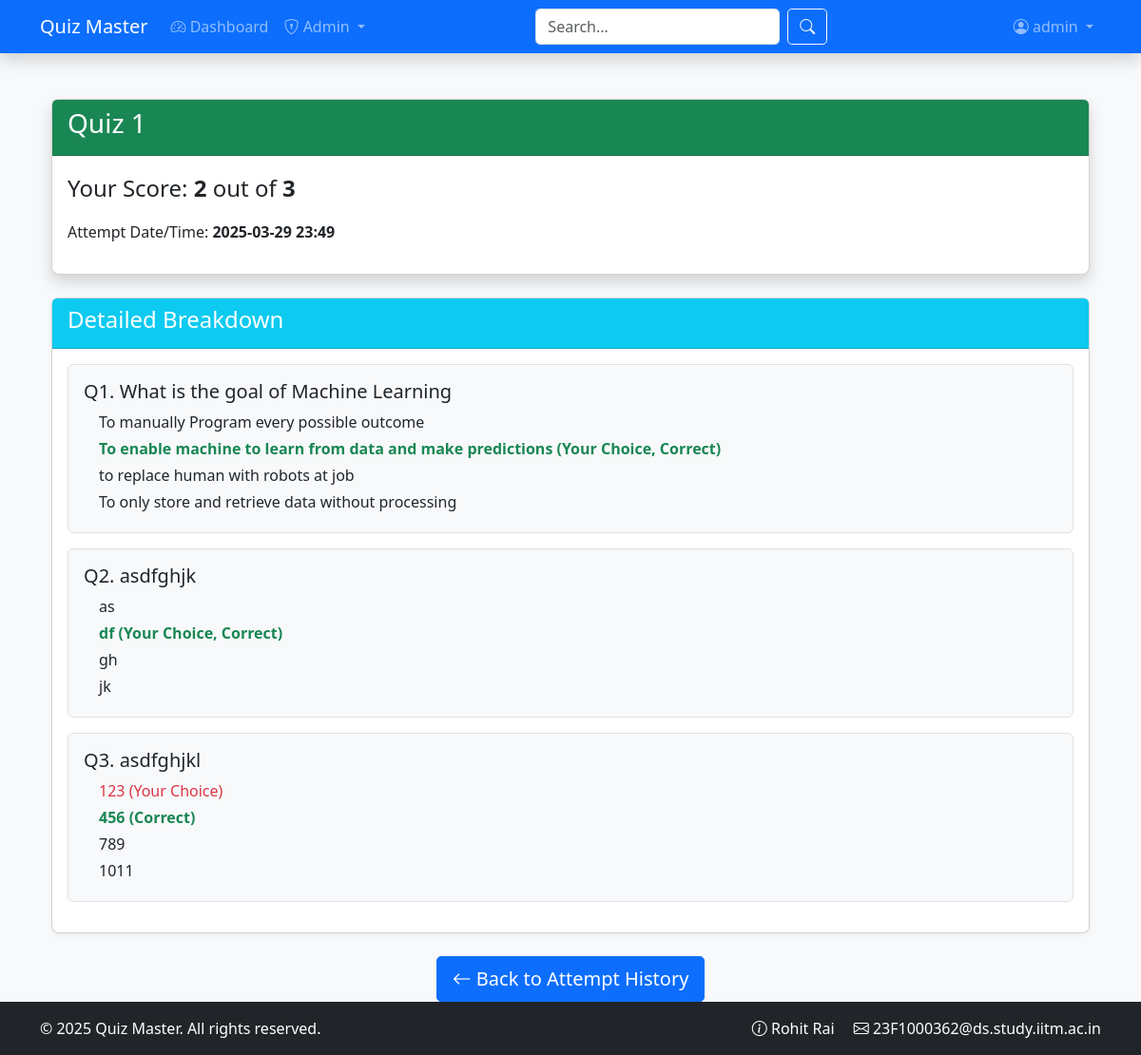
/user/quiz/18/results (signed in), run on the app's committed database.
### application/models.py (models this page shows, shortened)
class User(UserMixin, db.Model):
    __tablename__ = 'users'
    id = db.Column(db.Integer, primary_key=True)
    username = db.Column(db.String(100), unique=True, nullable=False, index=True)
    password_hash = db.Column(db.String(128), nullable=False)
    full_name = db.Column(db.String(100), nullable=False)
    email = db.Column(db.String(120), unique=True, nullable=False)
    qualification = db.Column(db.String(100))
    dob = db.Column(db.Date)
    bio = db.Column(db.Text)
    location = db.Column(db.String(100))
    avatar = db.Column(db.String(255), nullable=True)
    website = db.Column(db.String(200))
    is_admin = db.Column(db.Boolean, default=False)
    is_admin = db.Column(db.Boolean, default=False)
    is_active = db.Column(db.Boolean, default=True)
    created_at = db.Column(db.DateTime, default=lambda: datetime.now(timezone.utc))
    last_seen = db.Column(db.DateTime, default=lambda: datetime.now(timezone.utc))
    scores = db.relationship('Score', back_populates='user', cascade='all, delete-orphan')
    quiz_attempts = db.relationship('QuizAttempt', back_populates='user', cascade='all, delete-orphan')
    @property
    def password(self):
        raise AttributeError('Password is not readable')

class Quiz(db.Model):
    __tablename__ = 'quizzes'
    id = db.Column(db.Integer, primary_key=True)
    quiz_name = db.Column(db.String(100), nullable=False)
    start_time = db.Column(db.DateTime, nullable=False) # Start time of quiz
    end_time = db.Column(db.DateTime, nullable=True)    # End time of quiz
    duration = db.Column(db.Integer, nullable=False)  # Minutes duration of quiz
    remarks = db.Column(db.Text, nullable=True)
    active = db.Column(db.Boolean, default=True)
    chapter_id = db.Column(db.Integer, db.ForeignKey('chapters.id', ondelete='CASCADE'), nullable=False)
    chapter = db.relationship('Chapter', back_populates='quizzes')
    questions = db.relationship('Question', back_populates='quiz', cascade='all, delete-orphan')
    scores = db.relationship('Score', back_populates='quiz', cascade='all, delete-orphan')
    quiz_attempts = db.relationship('QuizAttempt', back_populates='quiz', cascade='all, delete-orphan')

class Score(db.Model):
    __tablename__ = 'scores'
    id = db.Column(db.Integer, primary_key=True)
    total_scored = db.Column(db.Integer, nullable=False)
    time_stamp_of_attempt = db.Column(db.DateTime, default=lambda: datetime.now(timezone.utc))
    user_id = db.Column(db.Integer, db.ForeignKey('users.id', ondelete='CASCADE'), nullable=False)
    user = db.relationship('User', back_populates='scores')
    quiz_id = db.Column(db.Integer, db.ForeignKey('quizzes.id', ondelete='CASCADE'), nullable=False)
    quiz = db.relationship('Quiz', back_populates='scores')
    answers_raw = db.Column('answers', db.Text, nullable=True)
    @property
    def answers(self):
        if self.answers_raw:
            try:
                return json.loads(self.answers_raw)
            except Exception:
                return {}
        return {}
    @answers.setter
    def answers(self, value):
        """Serialize the dictionary to a JSON string."""
        self.answers_raw = json.dumps(value)
    __table_args__ = (
        db.Index('idx_user_quiz', 'user_id', 'quiz_id'),
    )

class Question(db.Model):
    __tablename__ = 'questions'
    id = db.Column(db.Integer, primary_key=True)
    question_statement = db.Column(db.Text, nullable=False)
    option1 = db.Column(db.String(200), nullable=False)
    option2 = db.Column(db.String(200), nullable=False)
    option3 = db.Column(db.String(200))
    option4 = db.Column(db.String(200))
    correct_option = db.Column(db.Integer, nullable=False)
    quiz_id = db.Column(db.Integer, db.ForeignKey('quizzes.id', ondelete='CASCADE'), nullable=False)
    quiz = db.relationship('Quiz', back_populates='questions')

### application/blueprints/user_bp.py (the view)
@user_bp.route('/quiz/<int:quiz_id>/results')
@login_required
def results(quiz_id):
    quiz = Quiz.query.get_or_404(quiz_id)
    score = Score.query.filter_by(
        quiz_id=quiz_id,
        user_id=current_user.id
    ).order_by(Score.time_stamp_of_attempt.desc()).first()
    if not score:
        flash('No attempt found for this quiz', 'warning')
        return redirect(url_for('user.dashboard'))
    raw_answers = score.answers  # string representation of the dictionary
    user_answers = {int(k): v for k, v in raw_answers.items()}
    return render_template(
        'user/results.html',
        quiz=quiz,
        score=score,
        user_answers=user_answers
    )

### application/__init__.py (called while the page is built)
def get_attribute(obj, attr):
    return getattr(obj, attr, None)

@login_manager.user_loader
def load_user(user_id):
    from application.models import User
    return User.query.get(int(user_id))

### application/templates/user/results.html (shortened to what this page needs)
{% extends "base.html" %}
{% block content %}
<div class="container mt-4">
    <div class="card shadow">
        <div class="card-header bg-success text-white">
            <h3>{{ quiz.quiz_name or 'Quiz Results' }}</h3>
        </div>
        <div class="card-body">
            <p class="fs-4">
                Your Score: <strong>{{ score.total_scored }}</strong> out of <strong>{{ quiz.questions|length }}</strong>
            </p>
            <p>
                Attempt Date/Time: <strong>{{ score.time_stamp_of_attempt.strftime('%Y-%m-%d %H:%M') }}</strong>
            </p>
        </div>
    </div>
    <div class="card mt-4">
        <div class="card-header bg-info text-white">
            <h4>Detailed Breakdown</h4>
        </div>
        <div class="card-body">
            {% for question in quiz.questions %}
                {% set chosen = user_answers.get(question.id) %}
                <div class="mb-3 p-3 border rounded bg-light">
                    <h5>Q{{ loop.index }}. {{ question.question_statement }}</h5>
                    <div class="ms-3">
                        {% for i in range(1, 5) %}
                            {% set opt = question|get_attribute('option' ~ i|string) %}
                            {% if opt %}
                                <div class="mb-1">
                                    {% if chosen == i and i == question.correct_option %}
                                        <span class="text-success fw-bold">
                                            {{ opt }} (Your Choice, Correct)
                                        </span>
                                    {% elif i == question.correct_option %}
                                        <span class="text-success fw-bold">
                                            {{ opt }} (Correct)
                                        </span>
                                    {% elif chosen == i %}
                                        <span class="text-danger">
                                            {{ opt }} (Your Choice)
                                        </span>
                                    {% else %}
                                        <span>{{ opt }}</span>
                                    {% endif %}
                                </div>
                            {% endif %}
                        {% endfor %}
                    </div>
                </div>
            {% endfor %}
        </div>
    </div>
    <div class="text-center mt-4">
        <a href="{{ url_for('user.attempt_history') }}" class="btn btn-primary btn-lg">
            <i class="bi bi-arrow-left"></i> Back to Attempt History
        </a>
    </div>
</div>
{% endblock %}

### application/templates/base.html (shortened to what this page needs)
<!DOCTYPE html>
<html lang="en">
<head>
    <link href="https://cdn.jsdelivr.net/npm/bootstrap@5.3.0/dist/css/bootstrap.min.css" rel="stylesheet">
    <link rel="stylesheet" href="https://cdn.jsdelivr.net/npm/bootstrap-icons@1.11.1/font/bootstrap-icons.css">
    <link rel="stylesheet" href="{{ url_for('static', filename='css/main.css') }}">
</head>
<body class="d-flex flex-column min-vh-100">
    <nav class="navbar navbar-expand-lg navbar-dark bg-primary shadow">
        <div class="container">
            <a class="navbar-brand" href="{{ url_for('main.index') }}">
                 Quiz Master
            </a>
            <div class="collapse navbar-collapse" id="mainNav">
                <ul class="navbar-nav me-auto">
                    {% if current_user.is_authenticated %}
                        <li class="nav-item">
                            <a class="nav-link" href="{{ url_for('user.dashboard') }}">
                                <i class="bi bi-speedometer2"></i> Dashboard
                            </a>
                        </li>
                        {% if current_user.is_admin %}
                        <li class="nav-item dropdown">
                            <a class="nav-link dropdown-toggle" href="#" role="button" data-bs-toggle="dropdown">
                                <i class="bi bi-shield-lock"></i> Admin
                            </a>
                        </li>
                        {% endif %}
                    {% endif %}
                </ul>
                <form class="d-flex me-3" action="{{ url_for('main.search') }}" method="GET">
                    <input class="form-control me-2" type="text" name="q" placeholder="Search..." required>
                    <button class="btn btn-outline-light" type="submit">
                        <i class="bi bi-search"></i>
                    </button>
                </form>
                <ul class="navbar-nav ms-auto">
                    {% if current_user.is_authenticated %}
                        <li class="nav-item dropdown">
                            <a class="nav-link dropdown-toggle" href="#" role="button" data-bs-toggle="dropdown">
                                <i class="bi bi-person-circle"></i> {{ current_user.username }}
                            </a>
                        </li>
                    {% endif %}
                </ul>
            </div>
        </div>
    </nav>
    <main class="container flex-grow-1 mt-4">
        {% block content %}{% endblock %}
    </main>
    <footer class="bg-dark text-white mt-auto py-3">
        <div class="container">
            <div class="row">
                <div class="col-md-6">
                    <p class="mb-0">&copy; 2025 Quiz Master. All rights reserved.</p>
                </div>
                <div class="col-md-6 text-end">
                    <a href="#" class="text-white text-decoration-none me-3">
                        <i class="bi bi-info-circle"></i> Rohit Rai
                    </a>
                    <a href="#" class="text-white text-decoration-none">
                        <i class="bi bi-envelope"></i> 23F1000362@ds.study.iitm.ac.in
                    </a>
                </div>
            </div>
        </div>
    </footer>
</body>
</html>

### application/static/css/main.css (style rules this page uses)
body { font-family: 'Segoe UI', Tahoma, Geneva, Verdana, sans-serif; background-color: #f8f9fa; }
.navbar { box-shadow: 0 2px 4px rgba(0, 0, 0, 0.1); }
.card { border-radius: 0.5rem; box-shadow: 0 2px 5px rgba(0, 0, 0, 0.05); transition: transform 0.3s ease; }
.btn { border-radius: 0.3rem; }
.form-control, .form-select { border-radius: 0.3rem; }

### data on the page
User: username "admin"
Quiz: quiz_name "Quiz 1"
Score: total_scored "2", time_stamp_of_attempt "2025-03-29 23:49"
Question: question_statement "What is the goal of Machine Learning", option1 "To manually Program every possible outcome" "to replace human with robots at job" "To only store and retrieve data without processing", option2 "To enable machine to learn from data and make predictions"
Question: question_statement "asdfghjk", option1 "as" "gh" "jk", option2 "df"
Question: question_statement "asdfghjkl", option1 "123", option2 "456", option3 "789" "1011"

### other printed values
{{ quiz.questions|length }} "3"
